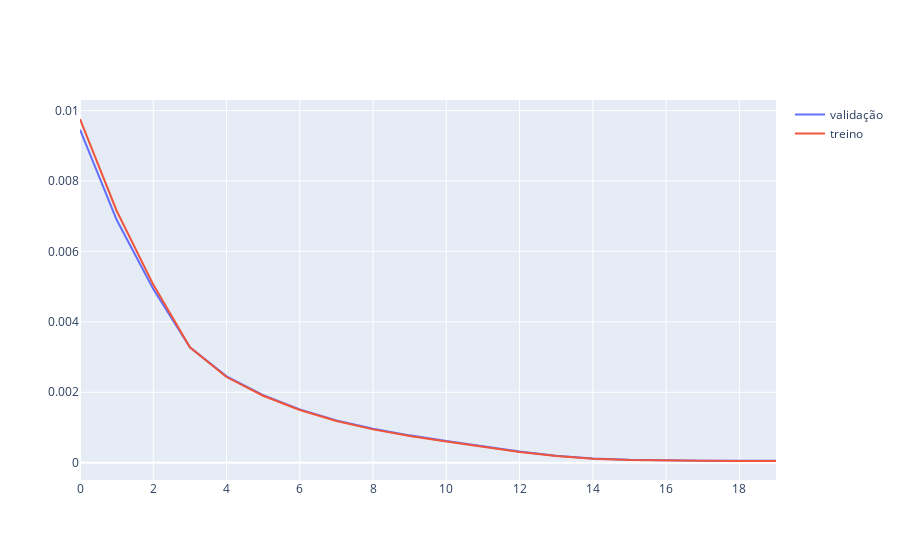
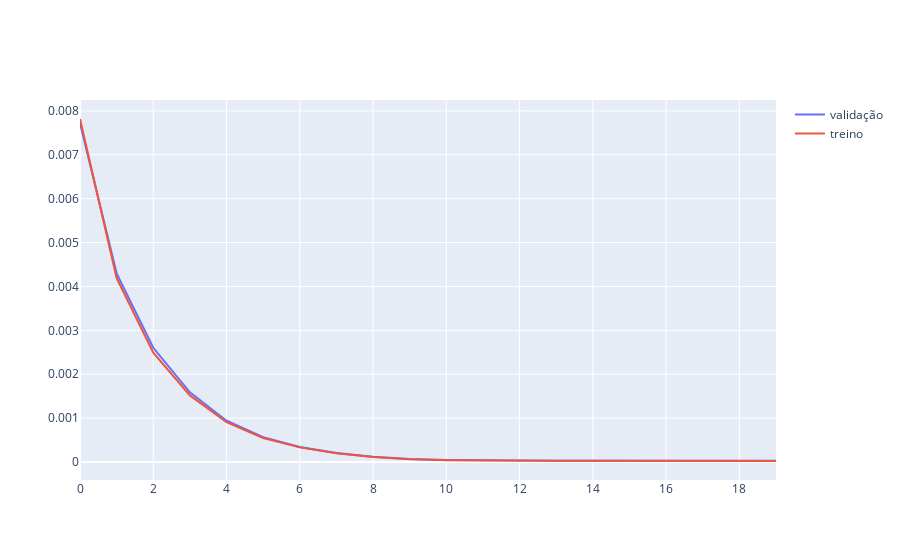

Notebook code for these charts, in order:
### Code cell
lossMat = np.zeros((len(lat_dim), len(lat_dim)))
for i, dim1 in enumerate(lat_dim):
    X_train = emb_train[i]
    X_val = emb_val[i]
    for j, dim2 in enumerate(lat_dim):
        models2[j] = automlp2(dim1, dim2).to(device)
        loss_fn = nn.MSELoss()
        optimizer = optim.Adam(models2[j].parameters(), lr=0.001)
        n_epochs = 20   # number of epochs to run
        batch_size = 150  # size of each batch
        batch_start = torch.arange(0, len(X_train), batch_size)
        trainLoss = []
        valLoss = []
        for epoch in range(n_epochs):
            models1[i].train()
            with tqdm(batch_start, unit="batch", mininterval=0, disable=False) as bar:
                bar.set_description(f"Epoch {epoch}")
                for start in bar:
                    # take a batch
                    X_batch = X_train[start:start+batch_size,:]
                    # forward pass
                    Xh = models2[j](X_batch)
                    loss = loss_fn(Xh, X_batch)
                    # backward pass
                    optimizer.zero_grad()
                    loss.backward()
                    # update weights
                    optimizer.step()
                    # print progress
                    bar.set_postfix(loss=float(loss))
            # evaluate accuracy at end of each epoch
            models2[j].eval()
            Xh = models2[j](X_val)
            valLoss.append(float(loss_fn(Xh, X_val)))
            Xh = models2[j](X_train)
            trainLoss.append(float(loss_fn(Xh, X_train)))
        fig = go.Figure()
        fig.add_trace(go.Scatter(y=valLoss, mode="lines", showlegend=True, name='validação'))
        fig.add_trace(go.Scatter(y=trainLoss, mode="lines", showlegend=True, name='treino'))
        fig.show()
    valLoss = []
    for model in models2:
        model.eval()
        Xh = model(X_val)
        valLoss.append(float(loss_fn(Xh, X_val)))
    lossMat[:,i] = np.array(valLoss)
    # px.bar(x=lat_dim, y=valLoss, title='MSE de reconstrução por dimensão', labels={'y':'MSE', 'x':'Dimensão'}, width=1000)

### Figure 1 — Plotly figure (JSON) as saved in the notebook; plotly's stock layout.template omitted (floating-point values rounded to 4 significant figures)
{"data": [{"mode": "lines", "name": "validação", "showlegend": true, "type": "scatter", "y": [0.009457, 0.006898, 0.004932, 0.003277, 0.002454, 0.001921, 0.001515, 0.001203, 0.0009653, 0.000777, 0.0006154, 0.0004629, 0.0003168, 0.0001965, 0.0001203, 8.256e-05, 6.628e-05, 5.927e-05, 5.591e-05, 5.397e-05]}, {"mode": "lines", "name": "treino", "showlegend": true, "type": "scatter", "y": [0.00976, 0.007155, 0.005058, 0.003279, 0.002433, 0.001902, 0.001497, 0.001185, 0.0009473, 0.0007603, 0.0006007, 0.0004504, 0.0003068, 0.0001886, 0.0001138, 7.688e-05, 6.1e-05, 5.423e-05, 5.101e-05, 4.915e-05]}], "layout": {}}

### Figure 2 — Plotly figure (JSON) as saved in the notebook; plotly's stock layout.template omitted (floating-point values rounded to 4 significant figures)
{"data": [{"mode": "lines", "name": "validação", "showlegend": true, "type": "scatter", "y": [0.00772, 0.004299, 0.002603, 0.001587, 0.0009417, 0.0005636, 0.000343, 0.0002041, 0.0001172, 6.867e-05, 4.573e-05, 3.634e-05, 3.267e-05, 3.102e-05, 2.999e-05, 2.912e-05, 2.83e-05, 2.747e-05, 2.665e-05, 2.584e-05]}, {"mode": "lines", "name": "treino", "showlegend": true, "type": "scatter", "y": [0.007815, 0.004191, 0.002493, 0.001517, 0.0009061, 0.0005461, 0.0003333, 0.0001979, 0.0001127, 6.507e-05, 4.245e-05, 3.312e-05, 2.946e-05, 2.781e-05, 2.68e-05, 2.597e-05, 2.519e-05, 2.443e-05, 2.367e-05, 2.292e-05]}], "layout": {}}
